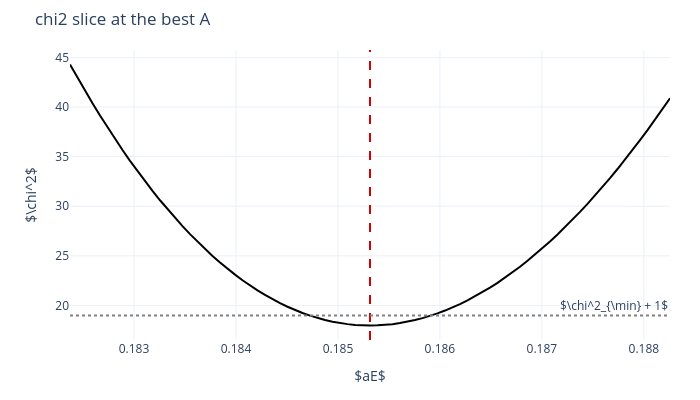

The notebook cell this image was saved under:
### Markdown cell above
### $\chi^2$ along one parameter

`evaluate_chi2_scan` evaluates the whitened $\chi^2$ of the fit's data over a parameter
stack. Here $E$ varies and $A$ is held at its best value, so this is a slice, not a
profile.

### Code cell
names = list(fit.param_set.names)
best = full.best_params
sigma_E = full.param("E").error
E_grid = np.linspace(best["E"] - 4 * sigma_E, best["E"] + 4 * sigma_E, 81)
bound = fit.objective.model           # the model, bound to the fitted times
chi2 = evaluate_chi2_scan(
    fit.objective.stats,
    lambda p: bound.predict(dict(zip(names, p))),
    varying_indices=[names.index("E")],
    varying_values=E_grid[:, None],
    fixed_params={names.index("A"): best["A"]},
    n_total_params=len(names),
)
axes = slp.figure(figsize=(7, 4)).axes()
axes.line(E_grid, chi2.chi2_values, color="black")
axes.axvline(best["E"], color="#d60000", style="--")
axes.axhline(full.chi2 + 1, color="0.5", style=":", label=r"$\chi^2_{\min} + 1$")
axes.set(xlabel="$aE$", ylabel=r"$\chi^2$", title="chi2 slice at the best A")
axes.legend()
show(axes)

### Figure 1 — Plotly figure (JSON) as saved in the notebook; plotly's stock layout.template omitted (floating-point values rounded to 4 significant figures)
{"data": [{"line": {"color": "rgb(0,0,0)", "dash": "solid"}, "mode": "lines", "showlegend": false, "type": "scatter", "x": [0.1824, 0.1824, 0.1825, 0.1826, 0.1827, 0.1827, 0.1828, 0.1829, 0.183, 0.183, 0.1831, 0.1832, 0.1833, 0.1833, 0.1834, 0.1835, 0.1835, 0.1836, 0.1837, 0.1838, 0.1838, 0.1839, 0.184, 0.1841, 0.1841, 0.1842, 0.1843, 0.1844, 0.1844, 0.1845, 0.1846, 0.1847, 0.1847, 0.1848, 0.1849, 0.1849, 0.185, 0.1851, 0.1852, 0.1852, 0.1853, 0.1854, 0.1855, 0.1855, 0.1856, 0.1857, 0.1858, 0.1858, 0.1859, 0.186, 0.186, 0.1861, 0.1862, 0.1863, 0.1863, 0.1864, 0.1865, 0.1866, 0.1866, 0.1867, 0.1868, 0.1869, 0.1869, 0.187, 0.1871, 0.1872, 0.1872, 0.1873, 0.1874, 0.1874, 0.1875, 0.1876, 0.1877, 0.1877, 0.1878, 0.1879, 0.188, 0.188, 0.1881, 0.1882, 0.1883], "xaxis": "x", "y": [44.28, 42.94, 41.63, 40.37, 39.13, 37.94, 36.78, 35.66, 34.58, 33.53, 32.52, 31.54, 30.6, 29.69, 28.82, 27.98, 27.18, 26.42, 25.69, 24.99, 24.33, 23.7, 23.1, 22.54, 22.01, 21.52, 21.06, 20.63, 20.23, 19.87, 19.54, 19.24, 18.97, 18.74, 18.53, 18.36, 18.22, 18.12, 18.04, 17.99, 17.98, 17.99, 18.04, 18.11, 18.22, 18.36, 18.52, 18.72, 18.94, 19.2, 19.48, 19.8, 20.14, 20.51, 20.91, 21.34, 21.79, 22.28, 22.79, 23.33, 23.9, 24.5, 25.12, 25.77, 26.45, 27.15, 27.89, 28.64, 29.43, 30.24, 31.08, 31.94, 32.83, 33.75, 34.69, 35.66, 36.65, 37.67, 38.71, 39.78, 40.87], "yaxis": "y"}], "layout": {"annotations": [{"showarrow": false, "text": "$\\chi^2_{\\min} + 1$", "x": 1, "xanchor": "right", "xref": "x domain", "y": 18.98, "yanchor": "bottom", "yref": "y"}], "height": 400, "legend": {"borderwidth": 0, "orientation": "v"}, "margin": {"b": 60, "l": 70, "r": 30, "t": 50}, "shapes": [{"line": {"color": "rgb(214,0,0)", "dash": "dash"}, "type": "line", "x0": 0.1853, "x1": 0.1853, "xref": "x", "y0": 0, "y1": 1, "yref": "y domain"}, {"line": {"color": "rgb(128,128,128)", "dash": "dot"}, "type": "line", "x0": 0, "x1": 1, "xref": "x domain", "y0": 18.98, "y1": 18.98, "yref": "y"}], "showlegend": true, "title": {"text": "chi2 slice at the best A"}, "width": 700, "xaxis": {"anchor": "y", "domain": [0, 1], "title": {"text": "$aE$"}}, "yaxis": {"anchor": "x", "domain": [0, 1], "title": {"text": "$\\chi^2$"}}}}
